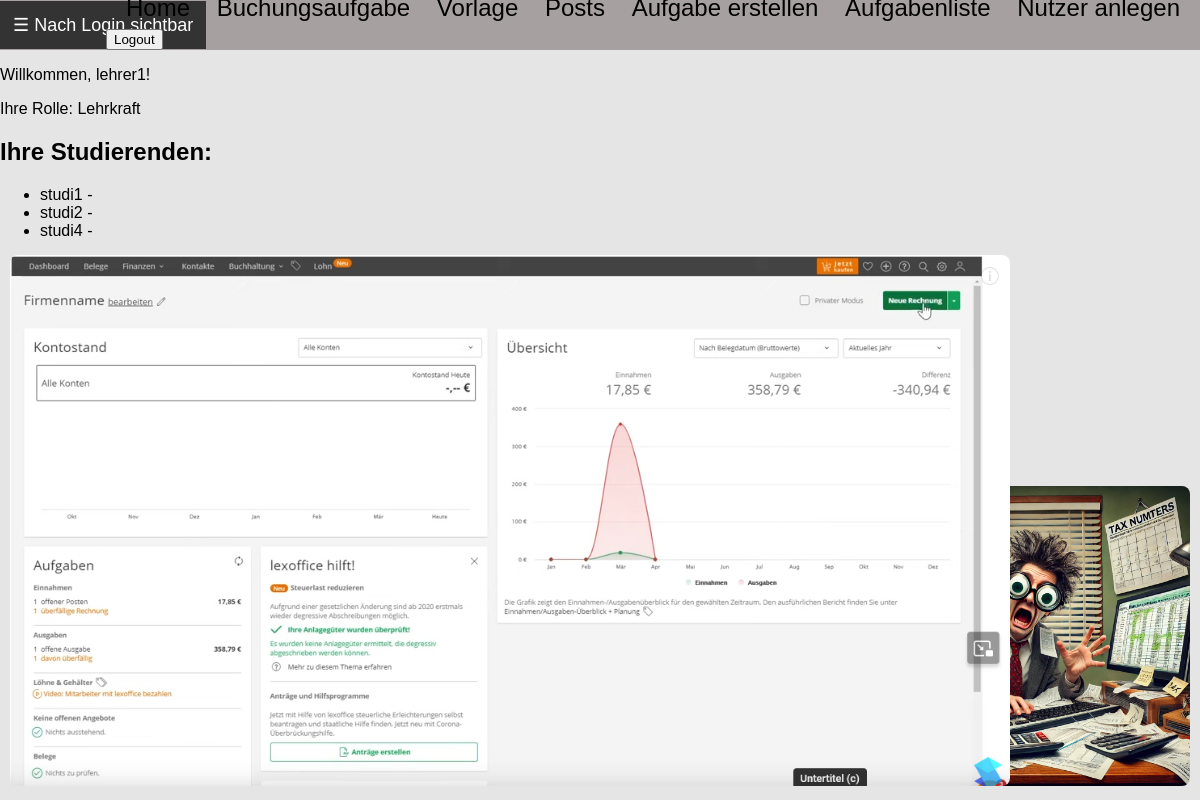
The app's page / (signed in) with its own data.
### users/models.py (models this page shows, shortened)
class CustomUser(AbstractUser):
    ROLE_CHOICES = (
        ('student', 'Studierende'),
        ('teacher', 'Lehrkraft'),
    )
    role = models.CharField(max_length=10, choices=ROLE_CHOICES, default='student')
    professor = models.ForeignKey(
        'self',
        null=True, blank=True,
        limit_choices_to={'role': 'teacher'},
        on_delete=models.SET_NULL,
        related_name='students'
    )

### young_wolf/views.py (the view)
# urls.py: path('', views.index, name = 'index'),
@login_required(login_url="/users/login/")
def index(request):
    students = request.user.students.all() if request.user.role == 'teacher' else None
    return render(request, 'index.html', {'students': students})

### templates/index.html (shortened to what this page needs)
{% extends 'vorlage.html' %}
{% load static %}
{% block content %}
{% if user.is_authenticated %}
    <p>Willkommen, {{ user.username }}!</p>
    {% if user.is_superuser %}
        <p>Ihre Rolle: Admin</p>
    {% else %}
        <p>Ihre Rolle: {{ user.get_role_display }}</p>
    {% endif %}
    {% if user.role == 'teacher' %}
        <h2>Ihre Studierenden:</h2>
        {% if students %}
            <ul>
            {% for student in students %}
                <li>{{ student.username }} - {{ student.email }}</li>
            {% endfor %}
            </ul>
        {% else %}
            <p>Sie haben derzeit keine Studierenden unter Ihrer Betreuung.</p>
        {% endif %}
    {% endif %}
{% else %}
    <p>Bitte <a href="{% url 'users:login' %}">loggen Sie sich ein</a>.</p>
{% endif %}
    <div class="bottom_right_image">
        <img src="/media/img1.webp" alt="Meme">
    </div>
    <div class="bottom_left_image">
        <img src="/media/blueprint.png" alt="Lexware Übersicht">
    </div>
{% endblock %}

### static/css/styles.css (style rules this page uses)
body { margin: 0; font-family: Arial, sans-serif; background-color: rgb(230, 229, 229); }
.bottom_right_image { position: absolute; bottom: 10px; right: 10px; }
.bottom_right_image img { max-width: 300px; height: auto; border-radius: 8px; }
.bottom_left_image { position: absolute; bottom: 10px; left: 10px; }
.bottom_left_image img { max-width: 1000px; height: auto; border-radius: 8px; }

### records on screen
CustomUser: username "lehrer1", role "Lehrkraft"
CustomUser: username "studi1"
CustomUser: username "studi2"
CustomUser: username "studi4"
